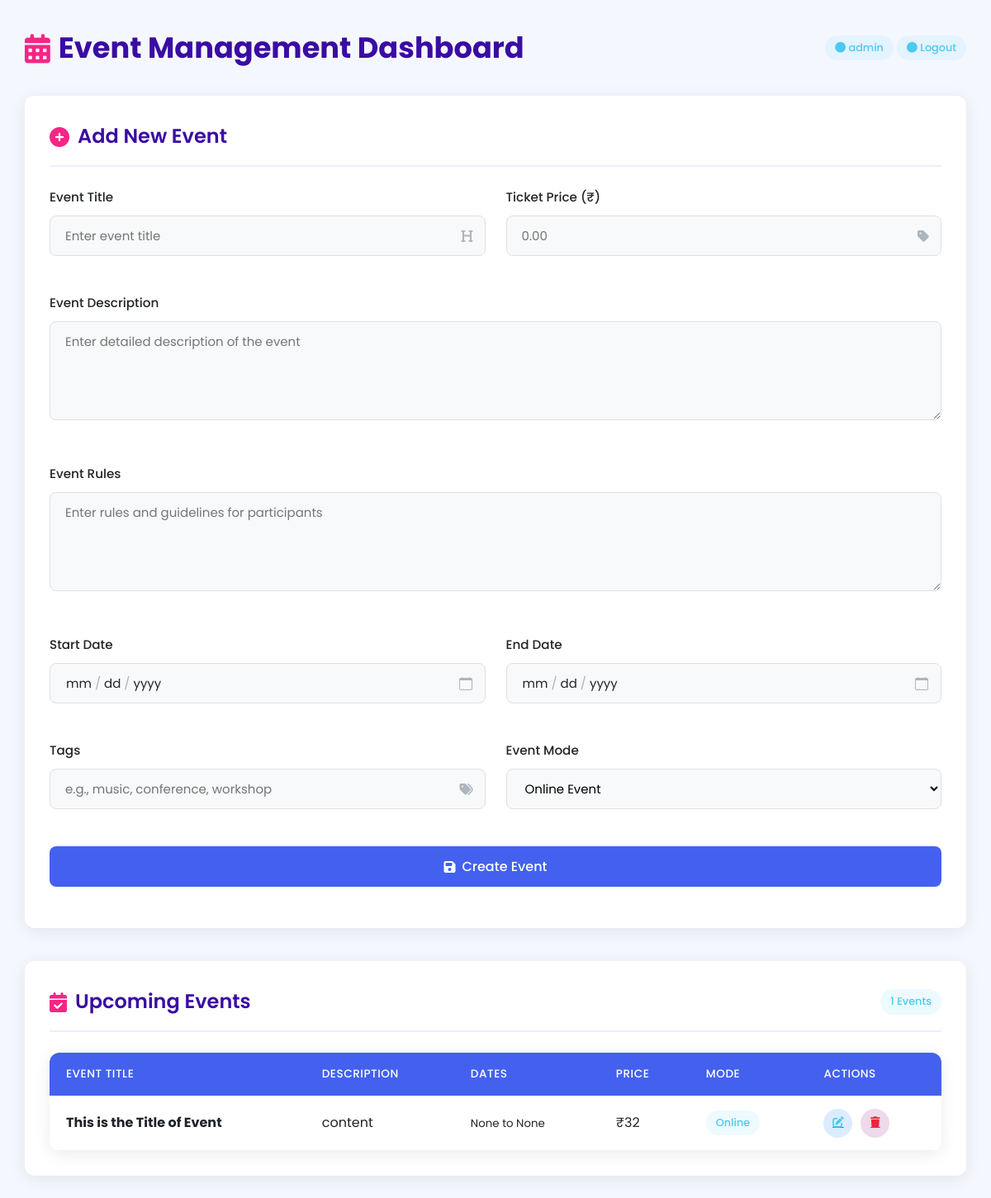
Before: /dashboard/ (signed in) with the older database file.
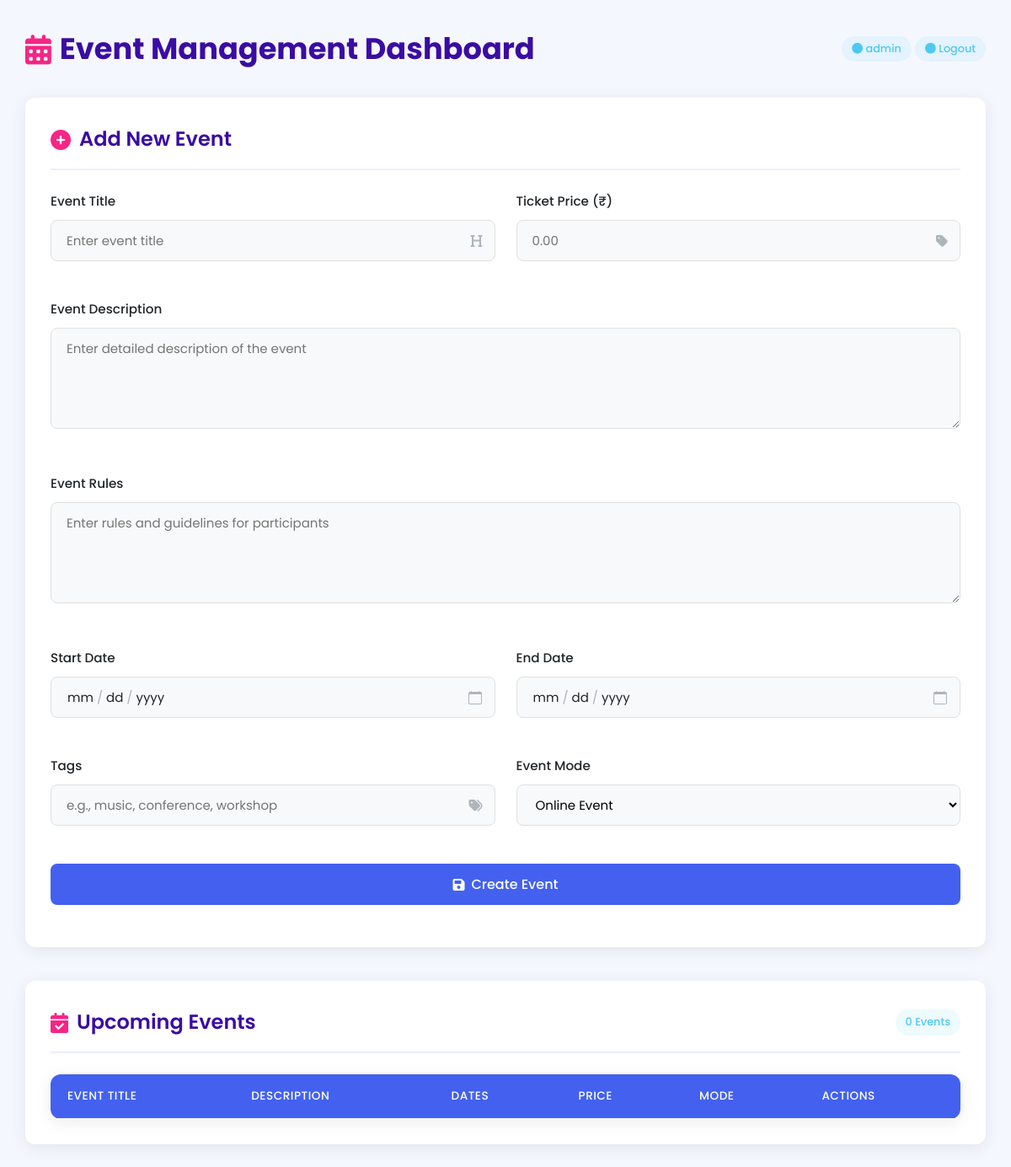
After: the same page with the newer database file.
### dashboard/models.py (models this page shows, shortened)
class Events(models.Model):
    title = models.CharField(max_length=200)
    content = models.TextField(null=True,blank=True)
    rules = models.TextField(null=True,blank=True)
    from_date = models.DateField(null=True,blank=True)
    to_date = models.DateField(null=True,blank=True)
    tags = models.CharField(max_length=200,null=True,blank=True)
    price = models.IntegerField(null=True,blank=True)
    mode = models.CharField(max_length=200,null=True,blank=True)

### dashboard/views.py (the view)
# urls.py: path('',dashboard, name='dashboard'),
@login_required(login_url="admin-login")
def dashboard(request):
    events_obj = Events.objects.all()
    return render(request,"dashboard/dashboard.html",{"events_obj":events_obj})

### templates/dashboard/dashboard.html (shortened to what the changed rows need)
<!DOCTYPE html>
<html lang="en">
<head>
    <link rel="stylesheet" href="https://cdnjs.cloudflare.com/ajax/libs/font-awesome/6.4.0/css/all.min.css">
</head>
<body>
    <div class="container">
        <div class="header">
            <h1><i class="fas fa-calendar-alt"></i> Event Management Dashboard</h1>
        </div>
        <div class="card">
            <div class="card-header">
                <div class="card-actions">
                    <span class="status-badge status-online">{{ events_obj|length }} Events</span>
                </div>
            </div>
            <div class="table-responsive">
                <table>
                    <thead>
                        <tr>
                            <th>Event Title</th>
                            <th>Description</th>
                            <th>Dates</th>
                            <th>Price</th>
                            <th>Mode</th>
                            <th>Actions</th>
                        </tr>
                    </thead>
                    <tbody>
                        {% for event in events_obj %}
                        <tr>
                            <td><strong>{{ event.title }}</strong></td>
                            <td>{{ event.content|truncatewords:10 }}</td>
                            <td>
                                <small>{{ event.from_date }} to {{ event.to_date }}</small>
                            </td>
                            <td>₹{{ event.price }}</td>
                            <td>
                                <span class="status-badge {% if event.mode == 'Online' %}status-online{% else %}status-offline{% endif %}">
                                    {{ event.mode }}
                                </span>
                            </td>
                            <td>
                                <div class="action-btns">
                                    <a href="{% url 'event-detail-dashboard' event.id %}" class="btn-action view" title="View">
                                    <button class="btn-action edit" title="Edit">
                                        <i class="fas fa-edit"></i>
                                    </button>
                                    </a>
                                    <a href="{% url 'event-detail' event.id %}" class="btn-action view" title="View">
                                    <button class="btn-action delete" title="Delete">
                                        <i class="fas fa-trash"></i>
                                    </button>
                                </a>
                                </div>
                            </td>
                        </tr>
                        {% endfor %}
                    </tbody>
                </table>
            </div>
        </div>
    </div>
</body>
</html>

Changed rows visible on the page:
removed Events: title "This is the Title of Event", content "content", from_date "None", to_date "None", price "32", mode "Online"
Other visible differences:
{{ events_obj|length }}: "1" → "0"
